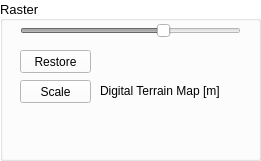
   <widget class="QGroupBox" name="groupBoxRaster">
    <property name="geometry">
     <rect>
      <x>0</x>
      <y>230</y>
      <width>261</width>
      <height>161</height>
     </rect>
    </property>
    <property name="palette">
     <palette>
      <active>
       <colorrole role="WindowText">
        <brush brushstyle="SolidPattern">
         <color alpha="255">
          <red>0</red>
          <green>0</green>
          <blue>0</blue>
         </color>
        </brush>
       </colorrole>
       <colorrole role="Button">
        <brush brushstyle="SolidPattern">
         <color alpha="255">
          <red>255</red>
          <green>255</green>
          <blue>255</blue>
         </color>
        </brush>
       </colorrole>
       <colorrole role="Light">
        <brush brushstyle="SolidPattern">
         <color alpha="255">
          <red>255</red>
          <green>255</green>
          <blue>255</blue>
         </color>
        </brush>
       </colorrole>
       <colorrole role="Midlight">
        <brush brushstyle="SolidPattern">
         <color alpha="255">
          <red>255</red>
          <green>255</green>
          <blue>255</blue>
         </color>
        </brush>
       </colorrole>
       <colorrole role="Dark">
        <brush brushstyle="SolidPattern">
         <color alpha="255">
          <red>127</red>
          <green>127</green>
          <blue>127</blue>
         </color>
        </brush>
       </colorrole>
       <colorrole role="Mid">
        <brush brushstyle="SolidPattern">
         <color alpha="255">
          <red>170</red>
          <green>170</green>
          <blue>170</blue>
         </color>
        </brush>
       </colorrole>
       <colorrole role="Text">
        <brush brushstyle="SolidPattern">
         <color alpha="255">
          <red>0</red>
          <green>0</green>
          <blue>0</blue>
         </color>
        </brush>
       </colorrole>
       <colorrole role="BrightText">
        <brush brushstyle="SolidPattern">
         <color alpha="255">
          <red>255</red>
          <green>255</green>
          <blue>255</blue>
         </color>
        </brush>
       </colorrole>
       <colorrole role="ButtonText">
        <brush brushstyle="SolidPattern">
         <color alpha="255">
          <red>0</red>
          <green>0</green>
          <blue>0</blue>
         </color>
        </brush>
       </colorrole>
       <colorrole role="Base">
        <brush brushstyle="SolidPattern">
         <color alpha="255">
          <red>255</red>
          <green>255</green>
          <blue>255</blue>
         </color>
        </brush>
       </colorrole>
       <colorrole role="Window">
        <brush brushstyle="SolidPattern">
         <color alpha="255">
          <red>255</red>
          <green>255</green>
          <blue>255</blue>
         </color>
        </brush>
       </colorrole>
       <colorrole role="Shadow">
        <brush brushstyle="SolidPattern">
         <color alpha="255">
          <red>0</red>
          <green>0</green>
          <blue>0</blue>
         </color>
        </brush>
       </colorrole>
       <colorrole role="AlternateBase">
        <brush brushstyle="SolidPattern">
         <color alpha="255">
          <red>255</red>
          <green>255</green>
          <blue>255</blue>
         </color>
        </brush>
       </colorrole>
       <colorrole role="ToolTipBase">
        <brush brushstyle="SolidPattern">
         <color alpha="255">
          <red>255</red>
          <green>255</green>
          <blue>220</blue>
         </color>
        </brush>
       </colorrole>
       <colorrole role="ToolTipText">
        <brush brushstyle="SolidPattern">
         <color alpha="255">
          <red>0</red>
          <green>0</green>
          <blue>0</blue>
         </color>
        </brush>
       </colorrole>
       <colorrole role="PlaceholderText">
        <brush brushstyle="NoBrush">
         <color alpha="128">
          <red>0</red>
          <green>0</green>
          <blue>0</blue>
         </color>
        </brush>
       </colorrole>
      </active>
      <inactive>
       <colorrole role="WindowText">
        <brush brushstyle="SolidPattern">
         <color alpha="255">
          <red>0</red>
          <green>0</green>
          <blue>0</blue>
         </color>
        </brush>
       </colorrole>
       <colorrole role="Button">
        <brush brushstyle="SolidPattern">
         <color alpha="255">
          <red>255</red>
          <green>255</green>
          <blue>255</blue>
         </color>
        </brush>
       </colorrole>
       <colorrole role="Light">
        <brush brushstyle="SolidPattern">
         <color alpha="255">
          <red>255</red>
          <green>255</green>
          <blue>255</blue>
         </color>
        </brush>
       </colorrole>
       <colorrole role="Midlight">
        <brush brushstyle="SolidPattern">
         <color alpha="255">
          <red>255</red>
          <green>255</green>
          <blue>255</blue>
         </color>
        </brush>
       </colorrole>
       <colorrole role="Dark">
        <brush brushstyle="SolidPattern">
         <color alpha="255">
          <red>127</red>
          <green>127</green>
          <blue>127</blue>
         </color>
        </brush>
       </colorrole>
       <colorrole role="Mid">
        <brush brushstyle="SolidPattern">
         <color alpha="255">
          <red>170</red>
          <green>170</green>
          <blue>170</blue>
         </color>
        </brush>
       </colorrole>
       <colorrole role="Text">
        <brush brushstyle="SolidPattern">
         <color alpha="255">
          <red>0</red>
          <green>0</green>
          <blue>0</blue>
         </color>
        </brush>
       </colorrole>
       <colorrole role="BrightText">
        <brush brushstyle="SolidPattern">
         <color alpha="255">
          <red>255</red>
          <green>255</green>
          <blue>255</blue>
         </color>
        </brush>
       </colorrole>
       <colorrole role="ButtonText">
        <brush brushstyle="SolidPattern">
         <color alpha="255">
          <red>0</red>
          <green>0</green>
          <blue>0</blue>
         </color>
        </brush>
       </colorrole>
       <colorrole role="Base">
        <brush brushstyle="SolidPattern">
         <color alpha="255">
          <red>255</red>
          <green>255</green>
          <blue>255</blue>
         </color>
        </brush>
       </colorrole>
       <colorrole role="Window">
        <brush brushstyle="SolidPattern">
         <color alpha="255">
          <red>255</red>
          <green>255</green>
          <blue>255</blue>
         </color>
        </brush>
       </colorrole>
       <colorrole role="Shadow">
        <brush brushstyle="SolidPattern">
         <color alpha="255">
          <red>0</red>
          <green>0</green>
          <blue>0</blue>
         </color>
        </brush>
       </colorrole>
       <colorrole role="AlternateBase">
        <brush brushstyle="SolidPattern">
         <color alpha="255">
          <red>255</red>
          <green>255</green>
          <blue>255</blue>
         </color>
        </brush>
       </colorrole>
       <colorrole role="ToolTipBase">
        <brush brushstyle="SolidPattern">
         <color alpha="255">
          <red>255</red>
          <green>255</green>
          <blue>220</blue>
         </color>
        </brush>
       </colorrole>
       <colorrole role="ToolTipText">
        <brush brushstyle="SolidPattern">
         <color alpha="255">
          <red>0</red>
          <green>0</green>
          <blue>0</blue>
         </color>
        </brush>
       </colorrole>
       <colorrole role="PlaceholderText">
        <brush brushstyle="NoBrush">
         <color alpha="128">
          <red>0</red>
          <green>0</green>
          <blue>0</blue>
         </color>
        </brush>
       </colorrole>
      </inactive>
      <disabled>
       <colorrole role="WindowText">
        <brush brushstyle="SolidPattern">
         <color alpha="255">
          <red>127</red>
          <green>127</green>
          <blue>127</blue>
         </color>
        </brush>
       </colorrole>
       <colorrole role="Button">
        <brush brushstyle="SolidPattern">
         <color alpha="255">
          <red>255</red>
          <green>255</green>
          <blue>255</blue>
         </color>
        </brush>
       </colorrole>
       <colorrole role="Light">
        <brush brushstyle="SolidPattern">
         <color alpha="255">
          <red>255</red>
          <green>255</green>
          <blue>255</blue>
         </color>
        </brush>
       </colorrole>
       <colorrole role="Midlight">
        <brush brushstyle="SolidPattern">
         <color alpha="255">
          <red>255</red>
          <green>255</green>
          <blue>255</blue>
         </color>
        </brush>
       </colorrole>
       <colorrole role="Dark">
        <brush brushstyle="SolidPattern">
         <color alpha="255">
          <red>127</red>
          <green>127</green>
          <blue>127</blue>
         </color>
        </brush>
       </colorrole>
       <colorrole role="Mid">
        <brush brushstyle="SolidPattern">
         <color alpha="255">
          <red>170</red>
          <green>170</green>
          <blue>170</blue>
         </color>
        </brush>
       </colorrole>
       <colorrole role="Text">
        <brush brushstyle="SolidPattern">
         <color alpha="255">
          <red>127</red>
          <green>127</green>
          <blue>127</blue>
         </color>
        </brush>
       </colorrole>
       <colorrole role="BrightText">
        <brush brushstyle="SolidPattern">
         <color alpha="255">
          <red>255</red>
          <green>255</green>
          <blue>255</blue>
         </color>
        </brush>
       </colorrole>
       <colorrole role="ButtonText">
        <brush brushstyle="SolidPattern">
         <color alpha="255">
          <red>127</red>
          <green>127</green>
          <blue>127</blue>
         </color>
        </brush>
       </colorrole>
       <colorrole role="Base">
        <brush brushstyle="SolidPattern">
         <color alpha="255">
          <red>255</red>
          <green>255</green>
          <blue>255</blue>
         </color>
        </brush>
       </colorrole>
       <colorrole role="Window">
        <brush brushstyle="SolidPattern">
         <color alpha="255">
          <red>255</red>
          <green>255</green>
          <blue>255</blue>
         </color>
        </brush>
       </colorrole>
       <colorrole role="Shadow">
        <brush brushstyle="SolidPattern">
         <color alpha="255">
          <red>0</red>
          <green>0</green>
          <blue>0</blue>
         </color>
        </brush>
       </colorrole>
       <colorrole role="AlternateBase">
        <brush brushstyle="SolidPattern">
         <color alpha="255">
          <red>255</red>
          <green>255</green>
          <blue>255</blue>
         </color>
        </brush>
       </colorrole>
       <colorrole role="ToolTipBase">
        <brush brushstyle="SolidPattern">
         <color alpha="255">
          <red>255</red>
          <green>255</green>
          <blue>220</blue>
         </color>
        </brush>
       </colorrole>
       <colorrole role="ToolTipText">
        <brush brushstyle="SolidPattern">
         <color alpha="255">
          <red>0</red>
          <green>0</green>
          <blue>0</blue>
         </color>
        </brush>
       </colorrole>
       <colorrole role="PlaceholderText">
        <brush brushstyle="NoBrush">
         <color alpha="128">
          <red>0</red>
          <green>0</green>
          <blue>0</blue>
         </color>
        </brush>
       </colorrole>
      </disabled>
     </palette>
    </property>
    <property name="font">
     <font>
      <family>Arial</family>
      <pointsize>10</pointsize>
      <weight>50</weight>
      <bold>false</bold>
     </font>
    </property>
    <property name="autoFillBackground">
     <bool>true</bool>
    </property>
    <property name="title">
     <string notr="true">Raster</string>
    </property>
    <property name="alignment">
     <set>Qt::AlignLeading|Qt::AlignLeft|Qt::AlignVCenter</set>
    </property>
    <widget class="QSlider" name="rasterOpacitySlider">
     <property name="enabled">
      <bool>false</bool>
     </property>
     <property name="geometry">
      <rect>
       <x>20</x>
       <y>20</y>
       <width>221</width>
       <height>22</height>
      </rect>
     </property>
     <property name="toolTip">
      <string>Raster opacity</string>
     </property>
     <property name="toolTipDuration">
      <number>-1</number>
     </property>
     <property name="statusTip">
      <string notr="true"/>
     </property>
     <property name="whatsThis">
      <string notr="true"/>
     </property>
     <property name="accessibleName">
      <string/>
     </property>
     <property name="accessibleDescription">
      <string/>
     </property>
     <property name="maximum">
      <number>100</number>
     </property>
     <property name="value">
      <number>66</number>
     </property>
     <property name="orientation">
      <enum>Qt::Horizontal</enum>
     </property>
    </widget>
    <widget class="QWidget" name="widgetColorLegendRaster" native="true">
     <property name="geometry">
      <rect>
       <x>1</x>
       <y>110</y>
       <width>258</width>
       <height>41</height>
      </rect>
     </property>
     <property name="font">
      <font>
       <family>Arial</family>
       <pointsize>8</pointsize>
       <weight>50</weight>
       <bold>false</bold>
      </font>
     </property>
     <property name="toolTip">
      <string>Raster colors</string>
     </property>
    </widget>
    <widget class="QPushButton" name="rasterScaleButton">
     <property name="geometry">
      <rect>
       <x>20</x>
       <y>80</y>
       <width>71</width>
       <height>23</height>
      </rect>
     </property>
     <property name="font">
      <font>
       <family>Arial</family>
       <pointsize>9</pointsize>
       <weight>50</weight>
       <bold>false</bold>
      </font>
     </property>
     <property name="text">
      <string>Scale</string>
     </property>
    </widget>
    <widget class="QLabel" name="labelRasterScale">
     <property name="geometry">
      <rect>
       <x>100</x>
       <y>80</y>
       <width>161</width>
       <height>21</height>
      </rect>
     </property>
     <property name="palette">
      <palette>
       <active>
        <colorrole role="WindowText">
         <brush brushstyle="SolidPattern">
          <color alpha="255">
           <red>0</red>
           <green>0</green>
           <blue>0</blue>
          </color>
         </brush>
        </colorrole>
       </active>
       <inactive>
        <colorrole role="WindowText">
         <brush brushstyle="SolidPattern">
          <color alpha="255">
           <red>0</red>
           <green>0</green>
           <blue>0</blue>
          </color>
         </brush>
        </colorrole>
       </inactive>
       <disabled>
        <colorrole role="WindowText">
         <brush brushstyle="SolidPattern">
          <color alpha="255">
           <red>127</red>
           <green>127</green>
           <blue>127</blue>
          </color>
         </brush>
        </colorrole>
       </disabled>
      </palette>
     </property>
     <property name="font">
      <font>
       <family>Arial</family>
       <pointsize>9</pointsize>
       <weight>50</weight>
       <bold>false</bold>
      </font>
     </property>
     <property name="text">
      <string>Digital Terrain Map [m]</string>
     </property>
    </widget>
    <widget class="QPushButton" name="rasterRestoreButton">
     <property name="geometry">
      <rect>
       <x>20</x>
       <y>50</y>
       <width>71</width>
       <height>23</height>
      </rect>
     </property>
     <property name="font">
      <font>
       <family>Arial</family>
       <pointsize>9</pointsize>
       <weight>50</weight>
       <bold>false</bold>
      </font>
     </property>
     <property name="text">
      <string>Restore</string>
     </property>
    </widget>
   </widget>
